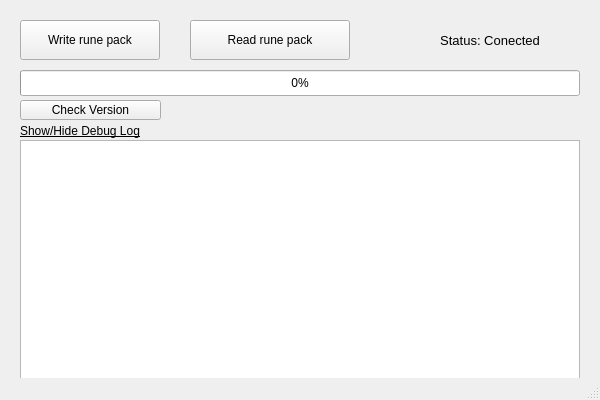
<?xml version="1.0" encoding="UTF-8"?>
<ui version="4.0">
 <class>MainWindow</class>
 <widget class="QMainWindow" name="MainWindow">
  <property name="geometry">
   <rect>
    <x>0</x>
    <y>0</y>
    <width>600</width>
    <height>400</height>
   </rect>
  </property>
  <property name="windowTitle">
   <string>XBOX One Berserker Modded Controller Software - Version 1.0.0</string>
  </property>
  <property name="windowIcon">
   <iconset resource="res.qrc">
    <normaloff>:/new/ico/app.ico</normaloff>:/new/ico/app.ico</iconset>
  </property>
  <property name="locale">
   <locale language="English" country="UnitedStates"/>
  </property>
  <widget class="QWidget" name="centralWidget">
   <widget class="QPushButton" name="WriteRunePackBtn">
    <property name="enabled">
     <bool>true</bool>
    </property>
    <property name="geometry">
     <rect>
      <x>20</x>
      <y>20</y>
      <width>140</width>
      <height>40</height>
     </rect>
    </property>
    <property name="text">
     <string>Write rune pack</string>
    </property>
   </widget>
   <widget class="QPushButton" name="ReadRunePackBtn">
    <property name="enabled">
     <bool>true</bool>
    </property>
    <property name="geometry">
     <rect>
      <x>190</x>
      <y>20</y>
      <width>160</width>
      <height>40</height>
     </rect>
    </property>
    <property name="text">
     <string>Read rune pack</string>
    </property>
   </widget>
   <widget class="QProgressBar" name="progressBar">
    <property name="geometry">
     <rect>
      <x>20</x>
      <y>70</y>
      <width>560</width>
      <height>26</height>
     </rect>
    </property>
    <property name="value">
     <number>0</number>
    </property>
    <property name="alignment">
     <set>Qt::AlignBottom|Qt::AlignLeading|Qt::AlignLeft</set>
    </property>
    <property name="orientation">
     <enum>Qt::Horizontal</enum>
    </property>
   </widget>
   <widget class="QLabel" name="StatusLbl">
    <property name="geometry">
     <rect>
      <x>400</x>
      <y>30</y>
      <width>180</width>
      <height>20</height>
     </rect>
    </property>
    <property name="font">
     <font>
      <pointsize>10</pointsize>
     </font>
    </property>
    <property name="locale">
     <locale language="English" country="UnitedStates"/>
    </property>
    <property name="text">
     <string>Status: Conected</string>
    </property>
    <property name="alignment">
     <set>Qt::AlignCenter</set>
    </property>
   </widget>
   <widget class="QTextBrowser" name="textBrowser">
    <property name="geometry">
     <rect>
      <x>20</x>
      <y>140</y>
      <width>560</width>
      <height>240</height>
     </rect>
    </property>
   </widget>
   <widget class="QLabel" name="label">
    <property name="geometry">
     <rect>
      <x>20</x>
      <y>120</y>
      <width>141</width>
      <height>21</height>
     </rect>
    </property>
    <property name="font">
     <font>
      <underline>true</underline>
     </font>
    </property>
    <property name="text">
     <string>Show/Hide Debug Log</string>
    </property>
   </widget>
   <widget class="QPushButton" name="CheckVersionBtn">
    <property name="geometry">
     <rect>
      <x>20</x>
      <y>100</y>
      <width>141</width>
      <height>20</height>
     </rect>
    </property>
    <property name="text">
     <string>Check Version</string>
    </property>
   </widget>
  </widget>
  <widget class="QStatusBar" name="statusBar"/>
 </widget>
 <layoutdefault spacing="6" margin="11"/>
 <resources>
  <include location="res.qrc"/>
 </resources>
 <connections/>
</ui>
